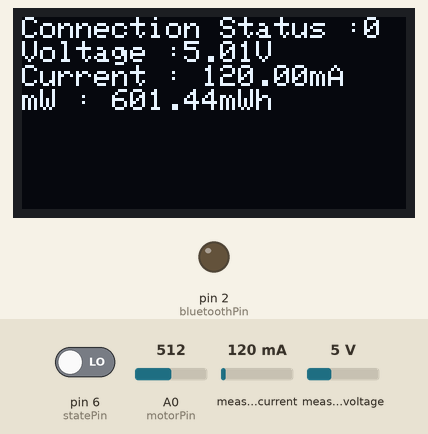
Simulated run of this sketch. Board: Arduino Uno, built with avr-gcc and run on an emulated ATmega328P. On the bench: 128×64 one-colour display, output pins drawn as LEDs (lit = HIGH). Inputs (shaded band) come from the test bench; at power-on: measured current 120 mA, A0 (motorPin) = 512, pin 6 (statePin) LOW, measured voltage 5 V. What the sketch prints to the serial monitor is not drawn.

Above: at 1.2 s.
1.3 s: measured current set to 40 mA
At 2.7 s:
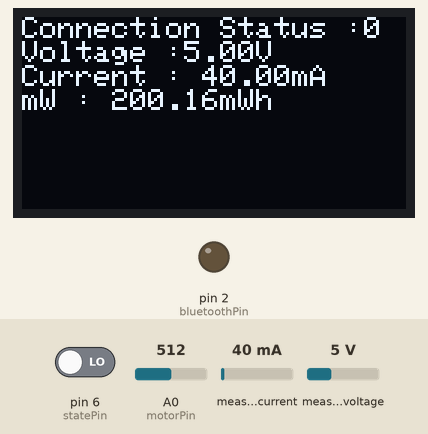
3.0 s: A0 (motorPin) set to 0
At 3.8 s:
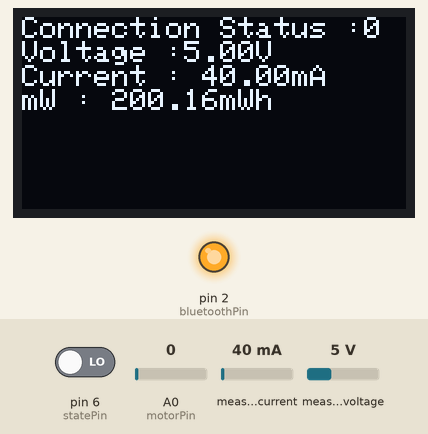
4.5 s: pin 6 (statePin) driven HIGH
At 5.5 s:
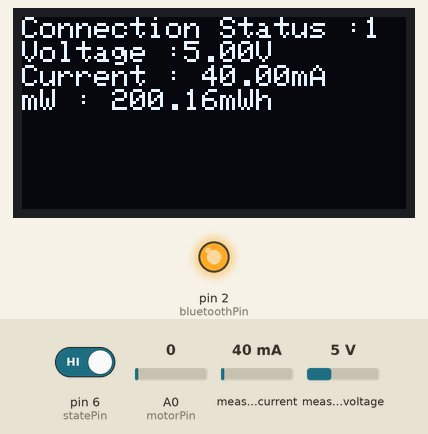
6.0 s: measured voltage set to 0.3 V
At 6.8 s:
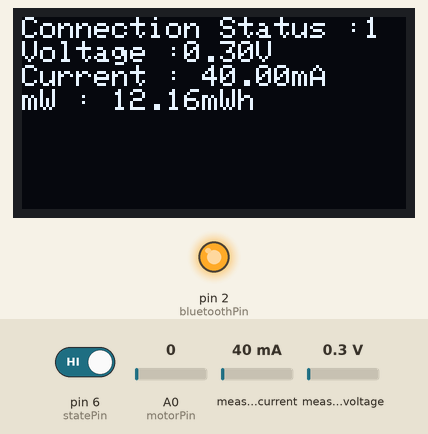
9.5 s: pin 6 (statePin) driven LOW
At 9.9 s:
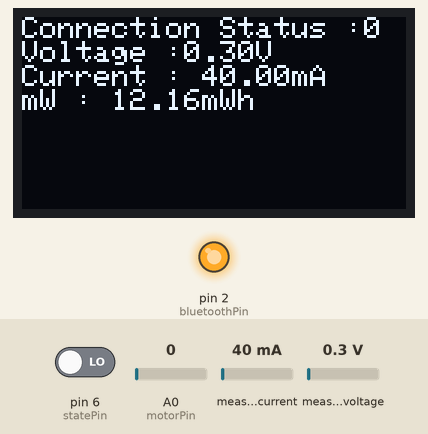
Timing chart, 0 to 12.3 s (numbered marks = the images above; inputs shaded):
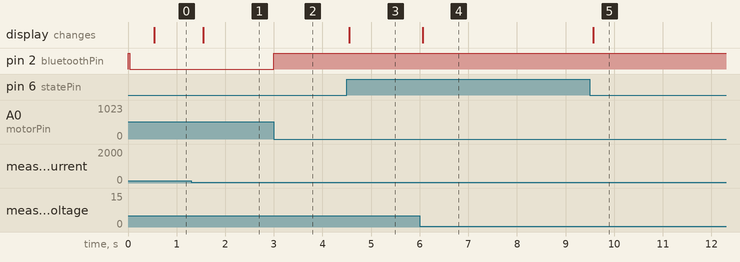

Measured:
- after the input at 1.3 s, the display: changes after 0.24 s (image 1)
- after the input at 3.0 s, pin 2 (bluetoothPin): LOW → HIGH at once
- after the input at 4.5 s, the display: changes after 0.05 s (image 3)
- after the input at 6.0 s, the display: changes after 0.06 s (image 4)
- after the input at 9.5 s, the display: changes after 0.07 s (image 5)

The sketch:

CarArduino.ino
```cpp
#include <SoftwareSerial.h>
#include <Adafruit_INA219.h>
#include <Adafruit_SSD1306.h>
#include <TimerOne.h>
#include <Wire.h>
#include <SPI.h>


SoftwareSerial mySerial(10,11);

#define OLED_RESET 4
Adafruit_SSD1306 display(OLED_RESET);
Adafruit_INA219 ina219;
#define bluetoothPin 2
#define statePin 6 //Pin 4 was occupied by OLED_RESET
#define motorPin 0


char state = 'g';
char state2= '3';
int count = 0, connection = 99;
unsigned long previousMillis = 0;
unsigned long interval = 500;
const int chipSelect = 10;
float shuntvoltage = 0;
float busvoltage = 0;
float current_mA = 0;
float loadvoltage = 0;
float energy = 0;
String test = "";
void isr()
{
  count++;
}
void ina219values() {
  shuntvoltage = ina219.getShuntVoltage_mV();
  busvoltage = ina219.getBusVoltage_V();
  current_mA = ina219.getCurrent_mA();
  loadvoltage = busvoltage + (shuntvoltage / 1000);
  energy = energy + loadvoltage * current_mA / 3600;
}
void decrypt(char info)
{

  test = "Connection Status :"; test += connection;
  test += "\nVoltage :"; test += loadvoltage; test += "V";
  test += "\nCurrent : "; test += current_mA; test += "mA";
  test += "\nmW : " ; test += (loadvoltage * current_mA); test += "mWh";
  display.clearDisplay();
  display.setTextColor(WHITE);
  display.setTextSize(1);
  display.setCursor(0, 0);
  display.println(test);
  display.display();
}
void setup() {
  mySerial.begin(9600);
  Serial.begin(9600); // Default communication rate of the Bluetooth module
  pinMode(bluetoothPin, OUTPUT);
  digitalWrite(bluetoothPin, HIGH);
  pinMode(statePin, INPUT);
  Timer1.initialize(250000);         // initialize timer1, and set a 1/4 second period
  Timer1.attachInterrupt(isr); // attaches isrTimer() as a timer overflow interrupt
  display.begin(SSD1306_SWITCHCAPVCC, 0x3C);
  ina219.begin();
}
void loop() {

  int x = analogRead(motorPin); //Check if attached motor is moving
  double voltage = (x / 1023.0) * 5;
  connection = digitalRead(statePin);
 // Serial.println(state2);
   //Serial.println(connection);
  //  Serial.println(voltage);
  if (voltage != 0) //if the motor is moving shut the bluetooth sensor down
    digitalWrite(bluetoothPin, LOW);
  else { //if the motor is not moving turn on the bluetooth sensor
    digitalWrite(bluetoothPin, HIGH);
    //Serial.println(Serial.available());
    if(mySerial.available() > 0)
      {
        state2 = mySerial.read();
        }

  }
  if (Serial.available() > 0) { // Checks whether data is comming from the serial port

        state = Serial.read(); // Reads the data from the serial port
      }
      if (state2 == 'W') {
        Serial.println('F');
        delay(100);
      }
      else
        Serial.println('Q');

    unsigned long currentMillis = millis();
  if (currentMillis - previousMillis >= interval)
  {
    previousMillis = currentMillis;
    ina219values();
   decrypt(state);
   String msg= "";
   msg += connection; msg +=","; msg += loadvoltage; msg +=","; msg += current_mA; msg += ","; msg +=(loadvoltage * current_mA);
   mySerial.println(msg);
    //messages are sent as string of bytes, separated by a comman for each data
   }
}
```
